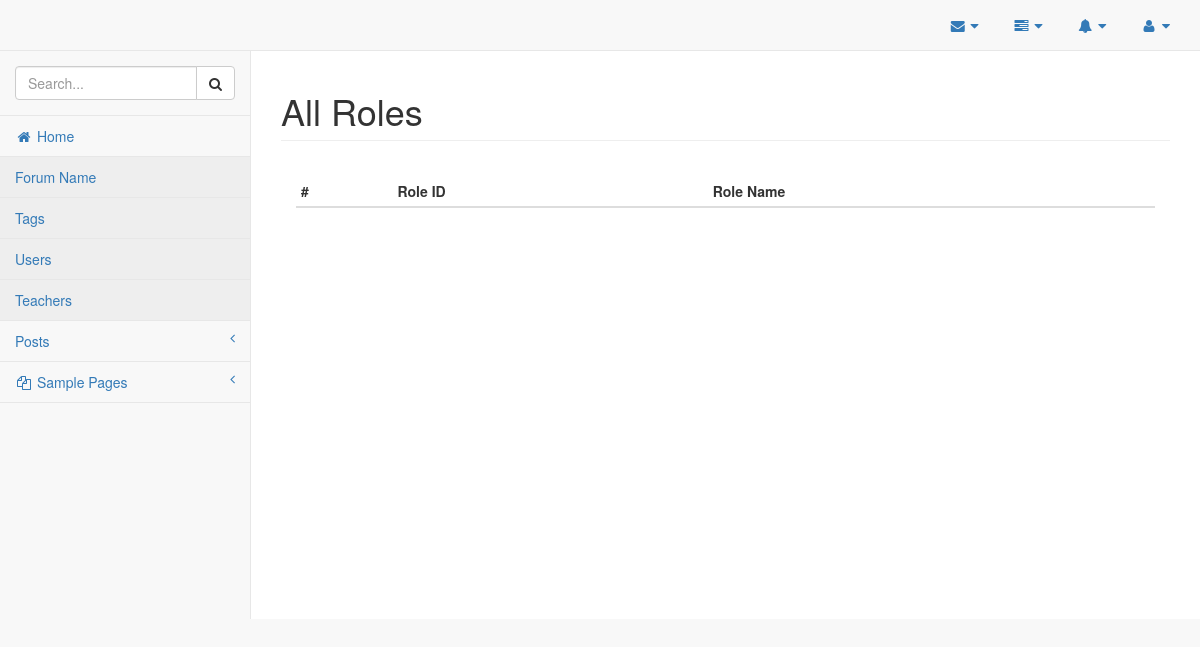
/admin/roles.php (signed in), run on an earlier commit of the app's database.
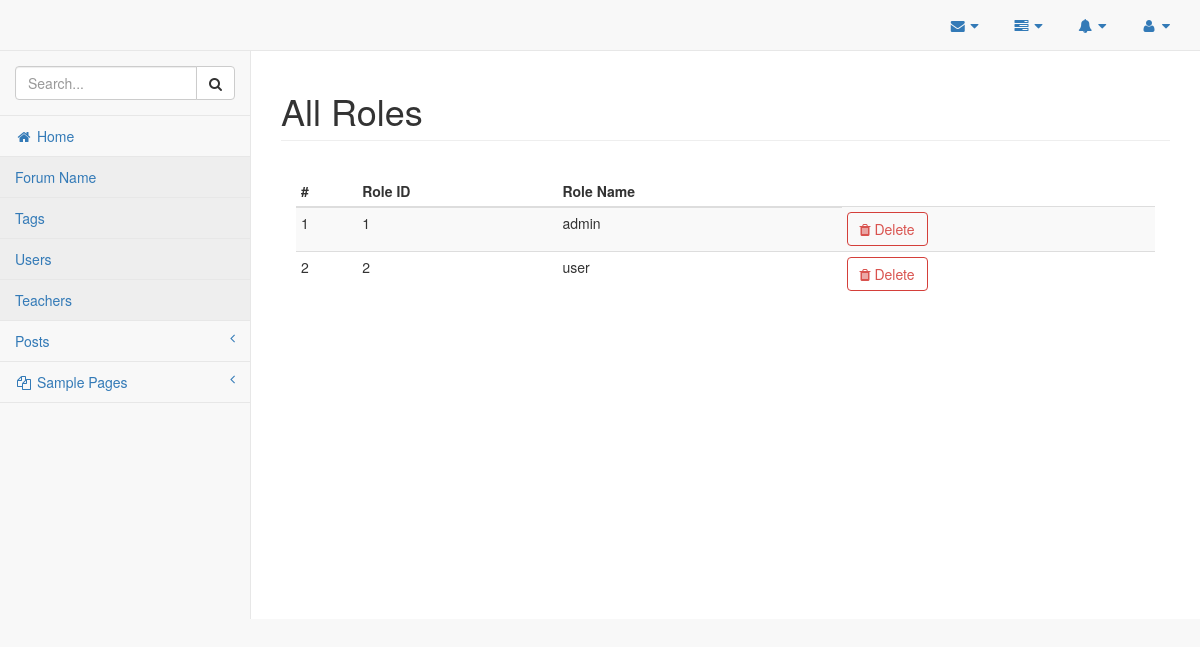
And on a later commit of the database.
### tables this page shows
CREATE TABLE `roles` (
  `role_id` int(11) NOT NULL,
  `role_name` varchar(255) NOT NULL
);

### classes/Database.php (called while the page is built, shortened)
<?php
    class Database {
        private $servername;
        private $username;
        private $password;
        private $database;
        private $connection;
        public function __construct(){
            $this->servername = "localhost";
            $this->username = "aniket";
            $this->password = "aniket";
            $this->database = "forumdb";
        }
        public function connectDB(){
            $this->connection = new mysqli($this->servername, $this->username, $this->password, $this->database);
        }
        public function getConnection(){
            return $this->connection;
        }
    }
    $database = new Database();
?>

### classes/Roles.php (called while the page is built, shortened)
<?php
	require_once("Database.php");
	class Roles {
		private $connection;
		public function __construct() {
			global $database;
			$this->connection = $database->getConnection();
		}
		public function getAllRoles() {
			$sql = "SELECT * FROM roles";
			$result_set = $this->connection->query($sql);
			return $result_set;
		}
	}
?>

### admin/roles.php (the view, shortened to what this page needs)
<!DOCTYPE html>
<html lang="en">
    <?php
        require_once("../ui-elements/header.php");
        require_once("../classes/Roles.php");
    ?>
    <body>
        <div id="wrapper">
            <?php
                require_once("../ui-elements/navigation.php");
            ?>
            <div id="page-wrapper">
                <div class="row">
                    <div class="col-lg-12">
                        <h1 class="page-header">All Roles</h1>
                    </div>
                </div>
                <div class="panel-body">
                    <div class="table-responsive">
                        <table class="table table-hover table-striped table-condensed">
                            <thead>
                                <tr>
                                    <th>#</th>
                                    <th>Role ID</th>
                                    <th>Role Name</th>
                                </tr>
                            </thead>
                            <tbody class="hover-mine">
                                <?php
                                    $sr_no = 1;
                                    $roles = new Roles();
                                    $result_set = $roles->getAllRoles();
                                    while($row = mysqli_fetch_assoc($result_set)) {
                                        extract($row);
                                ?>
                                        <tr>
                                            <td><?php echo $sr_no; ?></td>
                                            <td><?php echo $role_id; ?></td>
                                            <td><?php echo $role_name; ?></td>
                                            <td><a class='btn btn-outline btn-danger' href=''><span class='fa fa-trash'></span> Delete</a></td>
                                        </tr>
                                <?php
                                        $sr_no++;
                                    }
                                ?>
                            </tbody>
                        </table>
                    </div>
                </div>
            </div>
    </body>
</html>

What changed in the data, as far as the page shows it:
added roles: role_id "1", role_name "admin"
added roles: role_id "2", role_name "user"
